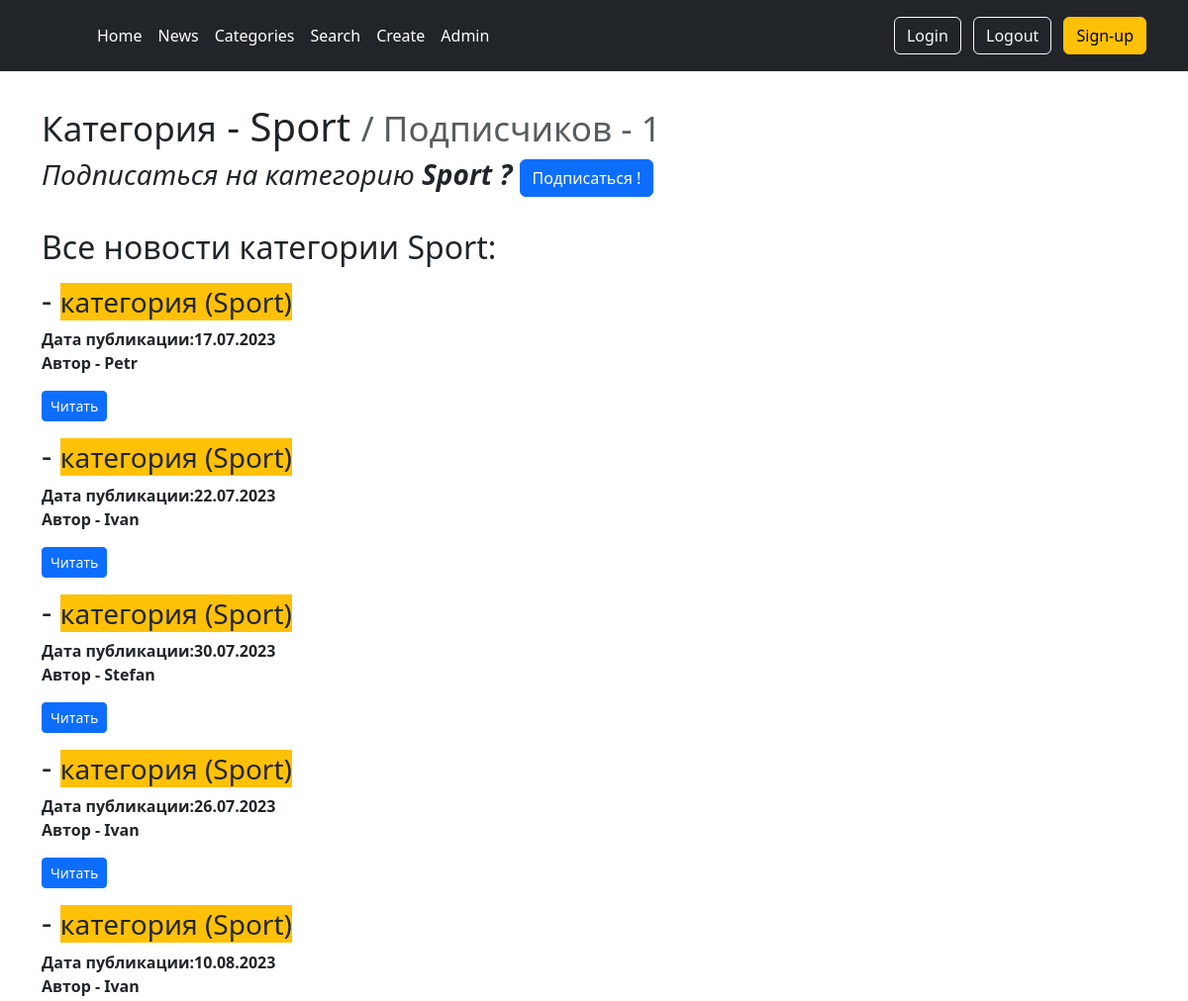
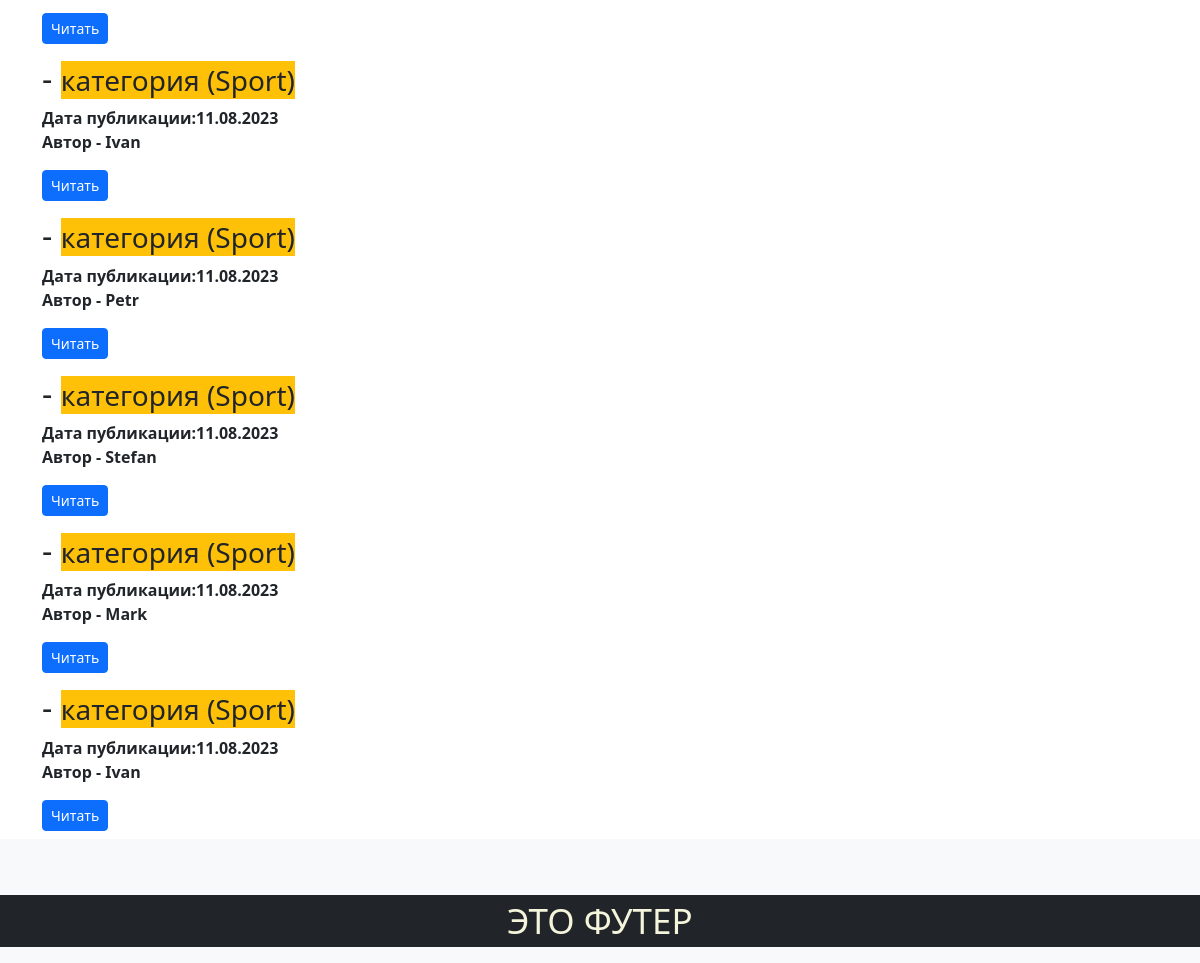
The page /news/category/2/ on the database its author committed (2 pictures, top to bottom).
### news/models.py (models this page shows, shortened)
class Category(models.Model):
    name = models.CharField(max_length=64, unique=True)
    subscribers = models.ManyToManyField(User, blank=True)

class Post(models.Model):
    author = models.ForeignKey(Author, on_delete=models.CASCADE)
    NEWS = 'NW'
    ARTICLE = 'AR'
    CATEGORY_CHOICES = (
        (NEWS, 'Новость'),
        (ARTICLE, 'Статья'),
    )
    categoryType = models.CharField(
        max_length=2, choices=CATEGORY_CHOICES, default=ARTICLE)
    dateCreation = models.DateTimeField(auto_now_add=True)
    postCategory = models.ManyToManyField(Category, through='PostCategory')
    title = models.CharField(max_length=128)
    text = models.TextField()
    rating = models.SmallIntegerField(default=0)
    def preview(self):
        return self.text[:124] + '...'

class Author(models.Model):
    authorUser = models.OneToOneField(User, on_delete=models.CASCADE)
    ratingAuthor = models.SmallIntegerField(default=0)
    def __str__(self) -> str:
        return self.authorUser.username

### news/views.py (the view)
# urls.py: path('category/<int:pk>/', CategoryDetail, name='category_detail'),
def CategoryDetail(request, pk):
    category = Category.objects.get(pk=pk)
    is_subscribed = True if len(
        category.subscribers.filter(id=request.user.id)) else False
    return render(
        request,
        'category/category_detail.html',
        {
            'category': category,
            'is_subscribed': is_subscribed,
            'subscribers': category.subscribers.all()
        }
    )

### news/templatetags/custom_filters.py (called while the page is built)
@register.filter(name='censor')
def censor(value):
    custom_badwords = ['нехорошие слова']
    profanity.add_censor_words(custom_badwords)
    censored = profanity.censor(value, '*$')
    return censored

### news/templates/category/category_detail.html (shortened to what this page needs)
{% extends 'layout/default.html' %}
{%load custom_filters%}
{% block content %}
  <br>
  <h1>
    <small>Категория</small> - {{ category.name }} <small class="font-italic text-muted">/ Подписчиков - {{ subscribers.count }} </small>
  </h1>
   {% if is_subscribed %}
        <div>
            <h3><em>
                Отписаться от категории
                <strong> {{ category.name }} ? </strong>
            </em>
                <a href = "{% url 'news:category_unsubscribe' category.id %}" class="btn btn-primary"> Отписаться!</a></h3>
        </div>
   {% else %}
        <div>
            <h3><em>Подписаться на категорию <strong> {{ category.name }} ? </strong></em>
                <a href = "{% url 'news:category_subscribe' category.id %}" class="btn btn-primary" > Подписаться !</a>
            </h3>
        </div>
    {% endif %}
    <br>
    <h2>Все новости категории {{ category.name }}: </h2>
    {%  for i in category.post_set.all%}
       <div class="row g-4 py-2 row-cols-1">
                <div>
                    <div>
                        <h3 class="fs-2">{{ i.title|censor|truncatechars:30}} - <small class="bg-warning">категория ({{category.name}})</small></h3>
                        <p><b>Дата публикации:{{ i.dateCreation|date:'d.m.Y' }} <br> Автор - {{ i.author }}</b></p>
                        <a href="{% url 'news:first_post_detail' i.id %}" class="btn btn-primary btn-sm">
                            Читать
                        </a>
                    </div>
                </div>
            </div>
    {% endfor %}
{% endblock content %}

### rows shown on the page
Category: name "Sport"
Post: dateCreation "17.07.2023", author "Petr"
Post: dateCreation "22.07.2023", author "Ivan"
Post: dateCreation "30.07.2023", author "Stefan"
Post: dateCreation "26.07.2023", author "Ivan"
Post: dateCreation "10.08.2023", author "Ivan"
Post: dateCreation "11.08.2023", author "Ivan"
Post: dateCreation "11.08.2023", author "Petr"
Post: dateCreation "11.08.2023", author "Stefan"
Post: dateCreation "11.08.2023", author "Mark"
Post: dateCreation "11.08.2023", author "Ivan"

### other values the page prints
{{ subscribers.count }} "1"
